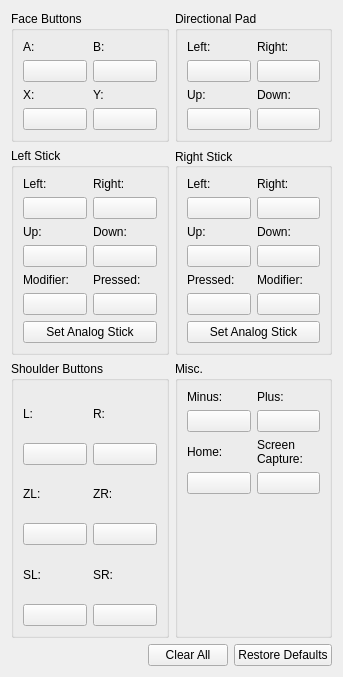
<?xml version="1.0" encoding="UTF-8"?>
<ui version="4.0">
 <class>ConfigureInput</class>
 <widget class="QWidget" name="ConfigureInput">
  <property name="geometry">
   <rect>
    <x>0</x>
    <y>0</y>
    <width>343</width>
    <height>677</height>
   </rect>
  </property>
  <property name="windowTitle">
   <string>ConfigureInput</string>
  </property>
  <layout class="QVBoxLayout" name="verticalLayout_5">
   <item>
    <layout class="QGridLayout" name="buttons">
     <item row="3" column="1">
      <widget class="QGroupBox" name="misc">
       <property name="title">
        <string>Misc.</string>
       </property>
       <property name="flat">
        <bool>false</bool>
       </property>
       <property name="checkable">
        <bool>false</bool>
       </property>
       <layout class="QGridLayout" name="gridLayout_6">
        <item row="0" column="0">
         <layout class="QVBoxLayout" name="buttonMiscMinusVerticalLayout">
          <item>
           <widget class="QLabel" name="labelMinus">
            <property name="text">
             <string>Minus:</string>
            </property>
           </widget>
          </item>
          <item>
           <widget class="QPushButton" name="buttonMinus">
            <property name="text">
             <string/>
            </property>
           </widget>
          </item>
         </layout>
        </item>
        <item row="0" column="1">
         <layout class="QVBoxLayout" name="buttonMiscPlusVerticalLayout">
          <item>
           <widget class="QLabel" name="labelPlus">
            <property name="text">
             <string>Plus:</string>
            </property>
           </widget>
          </item>
          <item>
           <widget class="QPushButton" name="buttonPlus">
            <property name="text">
             <string/>
            </property>
           </widget>
          </item>
         </layout>
        </item>
        <item row="1" column="0">
         <layout class="QVBoxLayout" name="buttonMiscHomeVerticalLayout">
          <item>
           <widget class="QLabel" name="labelHome">
            <property name="text">
             <string>Home:</string>
            </property>
           </widget>
          </item>
          <item>
           <widget class="QPushButton" name="buttonHome">
            <property name="text">
             <string/>
            </property>
           </widget>
          </item>
         </layout>
        </item>
        <item row="1" column="1">
         <layout class="QVBoxLayout" name="buttonMiscScrCapVerticalLayout">
          <item>
           <widget class="QLabel" name="labelScrCap">
            <property name="text">
             <string>Screen
Capture:</string>
            </property>
           </widget>
          </item>
          <item>
           <widget class="QPushButton" name="buttonScreenshot">
            <property name="text">
             <string/>
            </property>
           </widget>
          </item>
         </layout>
        </item>
        <item row="2" column="1">
         <spacer name="verticalSpacer">
          <property name="orientation">
           <enum>Qt::Vertical</enum>
          </property>
          <property name="sizeHint" stdset="0">
           <size>
            <width>20</width>
            <height>40</height>
           </size>
          </property>
         </spacer>
        </item>
       </layout>
      </widget>
     </item>
     <item row="0" column="0">
      <widget class="QGroupBox" name="faceButtons">
       <property name="title">
        <string>Face Buttons</string>
       </property>
       <property name="flat">
        <bool>false</bool>
       </property>
       <property name="checkable">
        <bool>false</bool>
       </property>
       <layout class="QGridLayout" name="gridLayout">
        <item row="0" column="0">
         <layout class="QVBoxLayout" name="buttonFaceButtonsAVerticalLayout">
          <item>
           <widget class="QLabel" name="labelA">
            <property name="text">
             <string>A:</string>
            </property>
           </widget>
          </item>
          <item>
           <widget class="QPushButton" name="buttonA">
            <property name="text">
             <string/>
            </property>
           </widget>
          </item>
         </layout>
        </item>
        <item row="0" column="1">
         <layout class="QVBoxLayout" name="buttonFaceButtonsBVerticalLayout">
          <item>
           <widget class="QLabel" name="labelB">
            <property name="text">
             <string>B:</string>
            </property>
           </widget>
          </item>
          <item>
           <widget class="QPushButton" name="buttonB">
            <property name="text">
             <string/>
            </property>
           </widget>
          </item>
         </layout>
        </item>
        <item row="1" column="0">
         <layout class="QVBoxLayout" name="buttonFaceButtonsXVerticalLayout">
          <item>
           <widget class="QLabel" name="labelX">
            <property name="text">
             <string>X:</string>
            </property>
           </widget>
          </item>
          <item>
           <widget class="QPushButton" name="buttonX">
            <property name="text">
             <string/>
            </property>
           </widget>
          </item>
         </layout>
        </item>
        <item row="1" column="1">
         <layout class="QVBoxLayout" name="buttonFaceButtonsYVerticalLayout">
          <item>
           <widget class="QLabel" name="labelY">
            <property name="text">
             <string>Y:</string>
            </property>
           </widget>
          </item>
          <item>
           <widget class="QPushButton" name="buttonY">
            <property name="text">
             <string/>
            </property>
           </widget>
          </item>
         </layout>
        </item>
       </layout>
      </widget>
     </item>
     <item row="0" column="1">
      <widget class="QGroupBox" name="Dpad">
       <property name="title">
        <string>Directional Pad</string>
       </property>
       <property name="flat">
        <bool>false</bool>
       </property>
       <property name="checkable">
        <bool>false</bool>
       </property>
       <layout class="QGridLayout" name="gridLayout_2">
        <item row="1" column="0">
         <layout class="QVBoxLayout" name="buttonDpadUpVerticalLayout">
          <item>
           <widget class="QLabel" name="labelDpadUp">
            <property name="text">
             <string>Up:</string>
            </property>
           </widget>
          </item>
          <item>
           <widget class="QPushButton" name="buttonDpadUp">
            <property name="text">
             <string/>
            </property>
           </widget>
          </item>
         </layout>
        </item>
        <item row="1" column="1">
         <layout class="QVBoxLayout" name="buttonDpadDownVerticalLayout">
          <item>
           <widget class="QLabel" name="labelDpadDown">
            <property name="text">
             <string>Down:</string>
            </property>
           </widget>
          </item>
          <item>
           <widget class="QPushButton" name="buttonDpadDown">
            <property name="text">
             <string/>
            </property>
           </widget>
          </item>
         </layout>
        </item>
        <item row="0" column="0">
         <layout class="QVBoxLayout" name="buttonDpadLeftVerticalLayout">
          <item>
           <widget class="QLabel" name="labelDpadLeft">
            <property name="text">
             <string>Left:</string>
            </property>
           </widget>
          </item>
          <item>
           <widget class="QPushButton" name="buttonDpadLeft">
            <property name="text">
             <string/>
            </property>
           </widget>
          </item>
         </layout>
        </item>
        <item row="0" column="1">
         <layout class="QVBoxLayout" name="buttonDpadRightVerticalLayout">
          <item>
           <widget class="QLabel" name="labelDpadRight">
            <property name="text">
             <string>Right:</string>
            </property>
           </widget>
          </item>
          <item>
           <widget class="QPushButton" name="buttonDpadRight">
            <property name="text">
             <string/>
            </property>
           </widget>
          </item>
         </layout>
        </item>
       </layout>
      </widget>
     </item>
     <item row="3" column="0">
      <widget class="QGroupBox" name="shoulderButtons">
       <property name="title">
        <string>Shoulder Buttons</string>
       </property>
       <property name="flat">
        <bool>false</bool>
       </property>
       <property name="checkable">
        <bool>false</bool>
       </property>
       <layout class="QGridLayout" name="gridLayout_3">
        <item row="0" column="0">
         <layout class="QVBoxLayout" name="buttonShoulderButtonsLVerticalLayout">
          <item>
           <widget class="QLabel" name="labelL">
            <property name="text">
             <string>L:</string>
            </property>
           </widget>
          </item>
          <item>
           <widget class="QPushButton" name="buttonL">
            <property name="text">
             <string/>
            </property>
           </widget>
          </item>
         </layout>
        </item>
        <item row="0" column="1">
         <layout class="QVBoxLayout" name="buttonShoulderButtonsRVerticalLayout">
          <item>
           <widget class="QLabel" name="labelR">
            <property name="text">
             <string>R:</string>
            </property>
           </widget>
          </item>
          <item>
           <widget class="QPushButton" name="buttonR">
            <property name="text">
             <string/>
            </property>
           </widget>
          </item>
         </layout>
        </item>
        <item row="1" column="0">
         <layout class="QVBoxLayout" name="buttonShoulderButtonsZLVerticalLayout">
          <item>
           <widget class="QLabel" name="labelZL">
            <property name="text">
             <string>ZL:</string>
            </property>
           </widget>
          </item>
          <item>
           <widget class="QPushButton" name="buttonZL">
            <property name="text">
             <string/>
            </property>
           </widget>
          </item>
         </layout>
        </item>
        <item row="1" column="1">
         <layout class="QVBoxLayout" name="buttonShoulderButtonsZRVerticalLayout">
          <item>
           <widget class="QLabel" name="labelZR">
            <property name="text">
             <string>ZR:</string>
            </property>
           </widget>
          </item>
          <item>
           <widget class="QPushButton" name="buttonZR">
            <property name="text">
             <string/>
            </property>
           </widget>
          </item>
         </layout>
        </item>
        <item row="2" column="0">
         <layout class="QVBoxLayout" name="buttonShoulderButtonsSLVerticalLayout">
          <item>
           <widget class="QLabel" name="labelSL">
            <property name="text">
             <string>SL:</string>
            </property>
           </widget>
          </item>
          <item>
           <widget class="QPushButton" name="buttonSL">
            <property name="text">
             <string/>
            </property>
           </widget>
          </item>
         </layout>
        </item>
        <item row="2" column="1">
         <layout class="QVBoxLayout" name="buttonShoulderButtonsSRVerticalLayout">
          <item>
           <widget class="QLabel" name="labelSR">
            <property name="text">
             <string>SR:</string>
            </property>
           </widget>
          </item>
          <item>
           <widget class="QPushButton" name="buttonSR">
            <property name="text">
             <string/>
            </property>
           </widget>
          </item>
         </layout>
        </item>
       </layout>
      </widget>
     </item>
     <item row="1" column="1">
      <widget class="QGroupBox" name="RStick">
       <property name="title">
        <string>Right Stick</string>
       </property>
       <property name="alignment">
        <set>Qt::AlignLeading|Qt::AlignLeft|Qt::AlignVCenter</set>
       </property>
       <property name="flat">
        <bool>false</bool>
       </property>
       <property name="checkable">
        <bool>false</bool>
       </property>
       <layout class="QGridLayout" name="gridLayout_5">
        <item row="1" column="1">
         <layout class="QVBoxLayout" name="buttonRStickDownVerticalLayout">
          <item>
           <widget class="QLabel" name="labelRStickDown">
            <property name="text">
             <string>Down:</string>
            </property>
           </widget>
          </item>
          <item>
           <widget class="QPushButton" name="buttonRStickDown">
            <property name="text">
             <string/>
            </property>
           </widget>
          </item>
         </layout>
        </item>
        <item row="0" column="1">
         <layout class="QVBoxLayout" name="buttonRStickRightVerticalLayout">
          <item>
           <widget class="QLabel" name="labelRStickRight">
            <property name="text">
             <string>Right:</string>
            </property>
           </widget>
          </item>
          <item>
           <widget class="QPushButton" name="buttonRStickRight">
            <property name="text">
             <string/>
            </property>
           </widget>
          </item>
         </layout>
        </item>
        <item row="3" column="0" colspan="2">
         <widget class="QPushButton" name="buttonRStickAnalog">
          <property name="text">
           <string>Set Analog Stick</string>
          </property>
         </widget>
        </item>
        <item row="0" column="0">
         <layout class="QVBoxLayout" name="buttonRStickLeftVerticalLayout">
          <item>
           <widget class="QLabel" name="labelRStickLeft">
            <property name="text">
             <string>Left:</string>
            </property>
           </widget>
          </item>
          <item>
           <widget class="QPushButton" name="buttonRStickLeft">
            <property name="text">
             <string/>
            </property>
           </widget>
          </item>
         </layout>
        </item>
        <item row="1" column="0">
         <layout class="QVBoxLayout" name="buttonRStickUpVerticalLayout">
          <item>
           <widget class="QLabel" name="labelRStickUp">
            <property name="text">
             <string>Up:</string>
            </property>
           </widget>
          </item>
          <item>
           <widget class="QPushButton" name="buttonRStickUp">
            <property name="text">
             <string/>
            </property>
           </widget>
          </item>
         </layout>
        </item>
        <item row="2" column="0">
         <layout class="QVBoxLayout" name="buttonRStickPressedVerticalLayout">
          <item>
           <widget class="QLabel" name="labelRStickPressed">
            <property name="text">
             <string>Pressed:</string>
            </property>
           </widget>
          </item>
          <item>
           <widget class="QPushButton" name="buttonRStick">
            <property name="text">
             <string/>
            </property>
           </widget>
          </item>
         </layout>
        </item>
        <item row="2" column="1">
         <layout class="QVBoxLayout" name="buttonRStickModVerticalLayout">
          <item>
           <widget class="QLabel" name="labelRStickMod">
            <property name="text">
             <string>Modifier:</string>
            </property>
           </widget>
          </item>
          <item>
           <widget class="QPushButton" name="buttonRStickMod">
            <property name="text">
             <string/>
            </property>
           </widget>
          </item>
         </layout>
        </item>
       </layout>
      </widget>
     </item>
     <item row="1" column="0">
      <widget class="QGroupBox" name="LStick">
       <property name="title">
        <string>Left Stick</string>
       </property>
       <property name="flat">
        <bool>false</bool>
       </property>
       <property name="checkable">
        <bool>false</bool>
       </property>
       <layout class="QGridLayout" name="gridLayout_4">
        <item row="1" column="1">
         <layout class="QVBoxLayout" name="buttonLStickDownVerticalLayout">
          <item>
           <widget class="QLabel" name="labelLStickDown">
            <property name="text">
             <string>Down:</string>
            </property>
           </widget>
          </item>
          <item>
           <widget class="QPushButton" name="buttonLStickDown">
            <property name="text">
             <string/>
            </property>
           </widget>
          </item>
         </layout>
        </item>
        <item row="4" column="0" colspan="2">
         <widget class="QPushButton" name="buttonLStickAnalog">
          <property name="text">
           <string>Set Analog Stick</string>
          </property>
         </widget>
        </item>
        <item row="0" column="1">
         <layout class="QVBoxLayout" name="buttonLStickRightVerticalLayout">
          <item>
           <widget class="QLabel" name="labelLStickRight">
            <property name="text">
             <string>Right:</string>
            </property>
           </widget>
          </item>
          <item>
           <widget class="QPushButton" name="buttonLStickRight">
            <property name="text">
             <string/>
            </property>
           </widget>
          </item>
         </layout>
        </item>
        <item row="0" column="0">
         <layout class="QVBoxLayout" name="buttonLStickLeftVerticalLayout">
          <item>
           <widget class="QLabel" name="labelLStickLeft">
            <property name="text">
             <string>Left:</string>
            </property>
           </widget>
          </item>
          <item>
           <widget class="QPushButton" name="buttonLStickLeft">
            <property name="text">
             <string/>
            </property>
           </widget>
          </item>
         </layout>
        </item>
        <item row="1" column="0">
         <layout class="QVBoxLayout" name="buttonLStickUpVerticalLayout">
          <item>
           <widget class="QLabel" name="labelLStickUp">
            <property name="text">
             <string>Up:</string>
            </property>
           </widget>
          </item>
          <item>
           <widget class="QPushButton" name="buttonLStickUp">
            <property name="text">
             <string/>
            </property>
           </widget>
          </item>
         </layout>
        </item>
        <item row="3" column="0">
         <layout class="QVBoxLayout" name="buttonLStickModVerticalLayout">
          <item>
           <widget class="QLabel" name="labelLStickMod">
            <property name="text">
             <string>Modifier:</string>
            </property>
           </widget>
          </item>
          <item>
           <widget class="QPushButton" name="buttonLStickMod">
            <property name="text">
             <string/>
            </property>
           </widget>
          </item>
         </layout>
        </item>
        <item row="3" column="1">
         <layout class="QVBoxLayout" name="buttonLStickPressedVerticalLayout" stretch="0,0">
          <item>
           <widget class="QLabel" name="labelLStickPressed">
            <property name="text">
             <string>Pressed:</string>
            </property>
           </widget>
          </item>
          <item>
           <widget class="QPushButton" name="buttonLStick">
            <property name="text">
             <string/>
            </property>
           </widget>
          </item>
         </layout>
        </item>
       </layout>
      </widget>
     </item>
    </layout>
   </item>
   <item>
    <layout class="QHBoxLayout" name="horizontalLayout">
     <item>
      <spacer name="horizontalSpacer">
       <property name="orientation">
        <enum>Qt::Horizontal</enum>
       </property>
       <property name="sizeHint" stdset="0">
        <size>
         <width>40</width>
         <height>20</height>
        </size>
       </property>
      </spacer>
     </item>
     <item>
      <widget class="QPushButton" name="buttonClearAll">
       <property name="sizePolicy">
        <sizepolicy hsizetype="Minimum" vsizetype="Fixed">
         <horstretch>0</horstretch>
         <verstretch>0</verstretch>
        </sizepolicy>
       </property>
       <property name="sizeIncrement">
        <size>
         <width>0</width>
         <height>0</height>
        </size>
       </property>
       <property name="baseSize">
        <size>
         <width>0</width>
         <height>0</height>
        </size>
       </property>
       <property name="layoutDirection">
        <enum>Qt::LeftToRight</enum>
       </property>
       <property name="text">
        <string>Clear All</string>
       </property>
      </widget>
     </item>
     <item>
      <widget class="QPushButton" name="buttonRestoreDefaults">
       <property name="sizePolicy">
        <sizepolicy hsizetype="Minimum" vsizetype="Fixed">
         <horstretch>0</horstretch>
         <verstretch>0</verstretch>
        </sizepolicy>
       </property>
       <property name="sizeIncrement">
        <size>
         <width>0</width>
         <height>0</height>
        </size>
       </property>
       <property name="baseSize">
        <size>
         <width>0</width>
         <height>0</height>
        </size>
       </property>
       <property name="layoutDirection">
        <enum>Qt::LeftToRight</enum>
       </property>
       <property name="text">
        <string>Restore Defaults</string>
       </property>
      </widget>
     </item>
    </layout>
   </item>
  </layout>
 </widget>
 <resources/>
 <connections/>
</ui>
